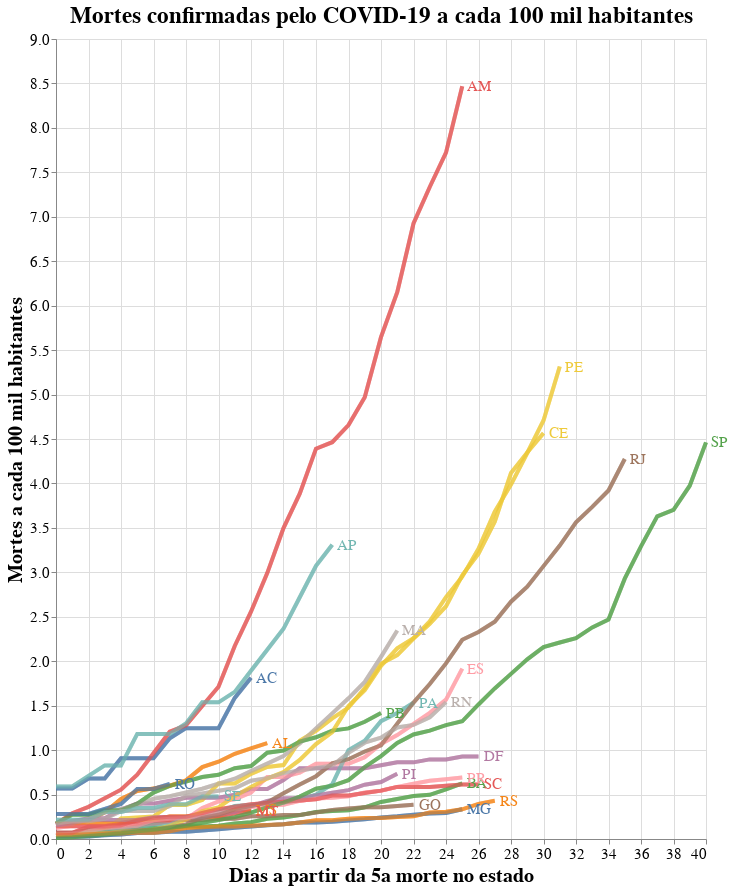

Notebook source saved alongside this figure:
### Code cell
# Mortes por habitantes

# Base altair plot 
basepop = alt.Chart(deaths_long, title="Mortes confirmadas pelo COVID-19 a cada 100 mil habitantes").mark_line(strokeWidth=4, opacity=0.7).encode(
    x=alt.X('Day'),
    y=alt.Y('DeathPop'),
    color=alt.Color('state', legend=None),
)

# Chart
chartpop = basepop.encode(
  color=alt.condition(selection, 'state:N', alt.value('lightgray')),
  tooltip=['state:N', 'yearmonthdate(Date):N', 'Deaths:N']
).add_selection(
  selection
)

# Overlay
overlaypop = basepop.encode(
  color='state',
  opacity=alt.value(0.5),
).transform_filter(
  selection
)

# Text labels
textpop = basepop.mark_text(
    align='left',
    dx=5,
    size=15
).encode(
    x=alt.X('Day', aggregate='max',  axis=alt.Axis(title='Dias a partir da 5a morte no estado')),
    y=alt.Y('DeathPop', aggregate={'argmax': 'Day'}, axis=alt.Axis(title='Mortes a cada 100 mil habitantes')),
    text='state'
).transform_filter(
    selection
)

# Sum em up!
alt.layer(chartpop + overlaypop + textpop).configure_axis(
    labelFontSize=15,
    titleFontSize=20
).configure_title(
    fontSize=23
).properties(
    width=650,
    height=800
)

### Figure 1 — Vega-Lite specification as saved in the notebook (floating-point values rounded to 4 significant figures; data arrays with more than 128 entries replaced by an {"elided": "..."} marker saying what was removed)
{"config": {"view": {"continuousWidth": 400, "continuousHeight": 300}, "axis": {"labelFontSize": 15, "titleFontSize": 20}, "title": {"fontSize": 23}}, "layer": [{"layer": [{"mark": {"type": "line", "opacity": 0.7, "strokeWidth": 4}, "encoding": {"color": {"condition": {"type": "nominal", "field": "state", "selection": "selector004"}, "value": "lightgray"}, "tooltip": [{"type": "nominal", "field": "state"}, {"type": "nominal", "field": "Date", "timeUnit": "yearmonthdate"}, {"type": "nominal", "field": "Deaths"}], "x": {"type": "quantitative", "field": "Day"}, "y": {"type": "quantitative", "field": "DeathPop"}}, "selection": {"selector004": {"type": "single", "fields": ["state"]}}, "title": "Mortes confirmadas pelo COVID-19 a cada 100 mil habitantes"}, {"mark": {"type": "line", "opacity": 0.7, "strokeWidth": 4}, "encoding": {"color": {"type": "nominal", "field": "state"}, "opacity": {"value": 0.5}, "x": {"type": "quantitative", "field": "Day"}, "y": {"type": "quantitative", "field": "DeathPop"}}, "title": "Mortes confirmadas pelo COVID-19 a cada 100 mil habitantes", "transform": [{"filter": {"selection": "selector004"}}]}, {"mark": {"type": "text", "align": "left", "dx": 5, "size": 15}, "encoding": {"color": {"type": "nominal", "field": "state", "legend": null}, "text": {"type": "nominal", "field": "state"}, "x": {"type": "quantitative", "aggregate": "max", "axis": {"title": "Dias a partir da 5a morte no estado"}, "field": "Day"}, "y": {"type": "quantitative", "aggregate": {"argmax": "Day"}, "axis": {"title": "Mortes a cada 100 mil habitantes"}, "field": "DeathPop"}}, "title": "Mortes confirmadas pelo COVID-19 a cada 100 mil habitantes", "transform": [{"filter": {"selection": "selector004"}}]}]}], "data": {"name": "data-ec0d3bc73906ead16c657b457e25fc30"}, "height": 800, "width": 650, "$schema": "https://vega.github.io/schema/vega-lite/v4.8.1.json", "datasets": {"data-ec0d3bc73906ead16c657b457e25fc30": {"elided": "578 records"}}}
